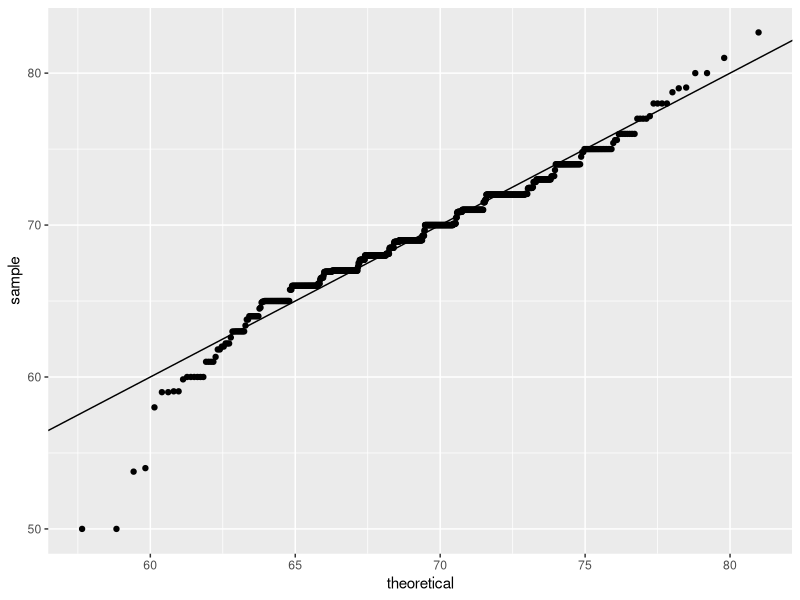
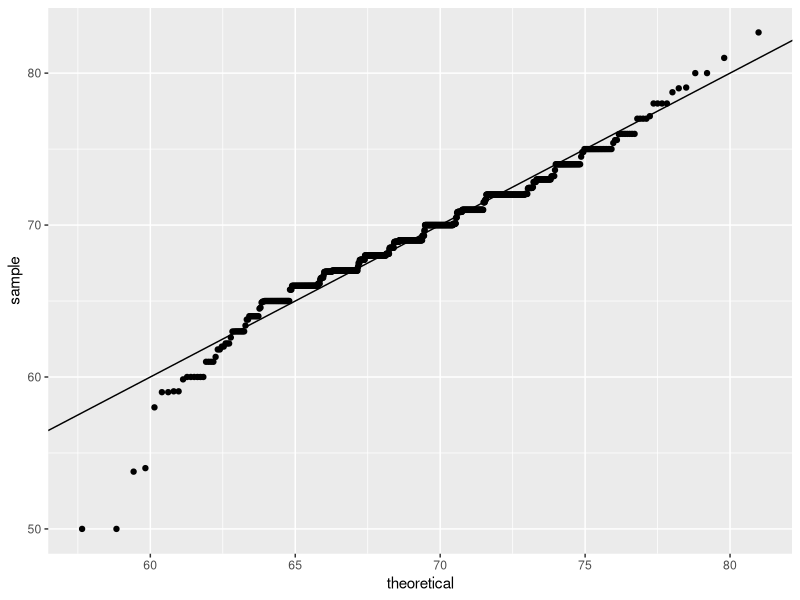

R code for these plots, in order:
library(dslabs)
library(tidyverse)
data(heights)

m_heights <- filter(heights,sex == "Male")
head(m_heights)

p <- m_heights %>% ggplot(aes(sample=height))

params <- m_heights %>% summarise(mean=mean(height),sd=sd(height))

p + geom_qq(dparams = params) +
  geom_abline()

ggsave("figs/qq_plot.png")
